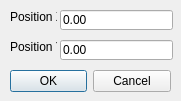
<?xml version="1.0" encoding="UTF-8"?>
<ui version="4.0">
 <class>MyWidget</class>
 <widget class="QDialog" name="MyWidget">
  <property name="geometry">
   <rect>
    <x>0</x>
    <y>0</y>
    <width>181</width>
    <height>101</height>
   </rect>
  </property>
  <property name="windowTitle">
   <string>Enter a position!</string>
  </property>
  <property name="sizeGripEnabled">
   <bool>false</bool>
  </property>
  <widget class="QLineEdit" name="PositionX">
   <property name="geometry">
    <rect>
     <x>60</x>
     <y>10</y>
     <width>113</width>
     <height>20</height>
    </rect>
   </property>
   <property name="text">
    <string>0.00</string>
   </property>
  </widget>
  <widget class="QLineEdit" name="PositionY">
   <property name="geometry">
    <rect>
     <x>60</x>
     <y>40</y>
     <width>113</width>
     <height>20</height>
    </rect>
   </property>
   <property name="text">
    <string>0.00</string>
   </property>
  </widget>
  <widget class="QLabel" name="label">
   <property name="geometry">
    <rect>
     <x>10</x>
     <y>10</y>
     <width>47</width>
     <height>13</height>
    </rect>
   </property>
   <property name="text">
    <string>Position X</string>
   </property>
  </widget>
  <widget class="QLabel" name="label_2">
   <property name="geometry">
    <rect>
     <x>10</x>
     <y>40</y>
     <width>47</width>
     <height>13</height>
    </rect>
   </property>
   <property name="text">
    <string>Position Y</string>
   </property>
  </widget>
  <widget class="QDialogButtonBox" name="buttonBox">
   <property name="geometry">
    <rect>
     <x>10</x>
     <y>70</y>
     <width>161</width>
     <height>23</height>
    </rect>
   </property>
   <property name="standardButtons">
    <set>QDialogButtonBox::Cancel|QDialogButtonBox::Ok</set>
   </property>
  </widget>
 </widget>
 <resources/>
 <connections/>
</ui>
